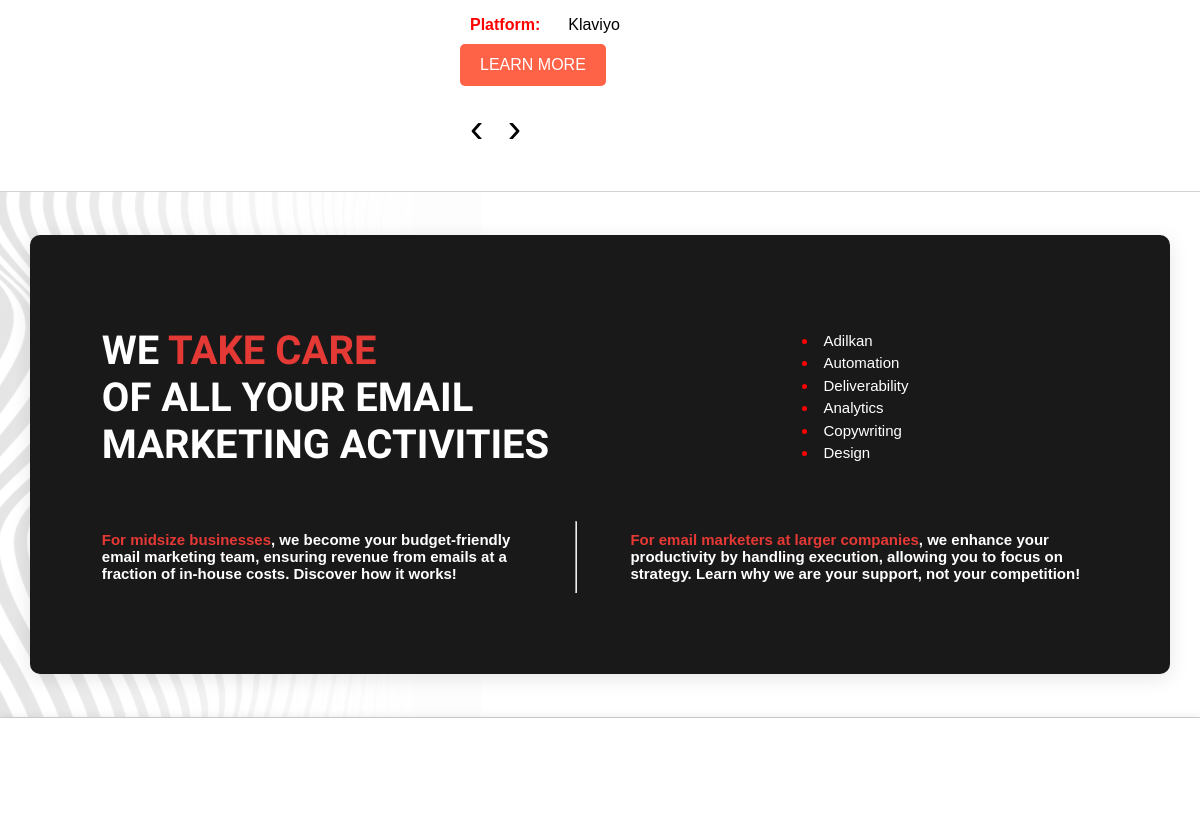
Before: / (middle part) with the older database file.
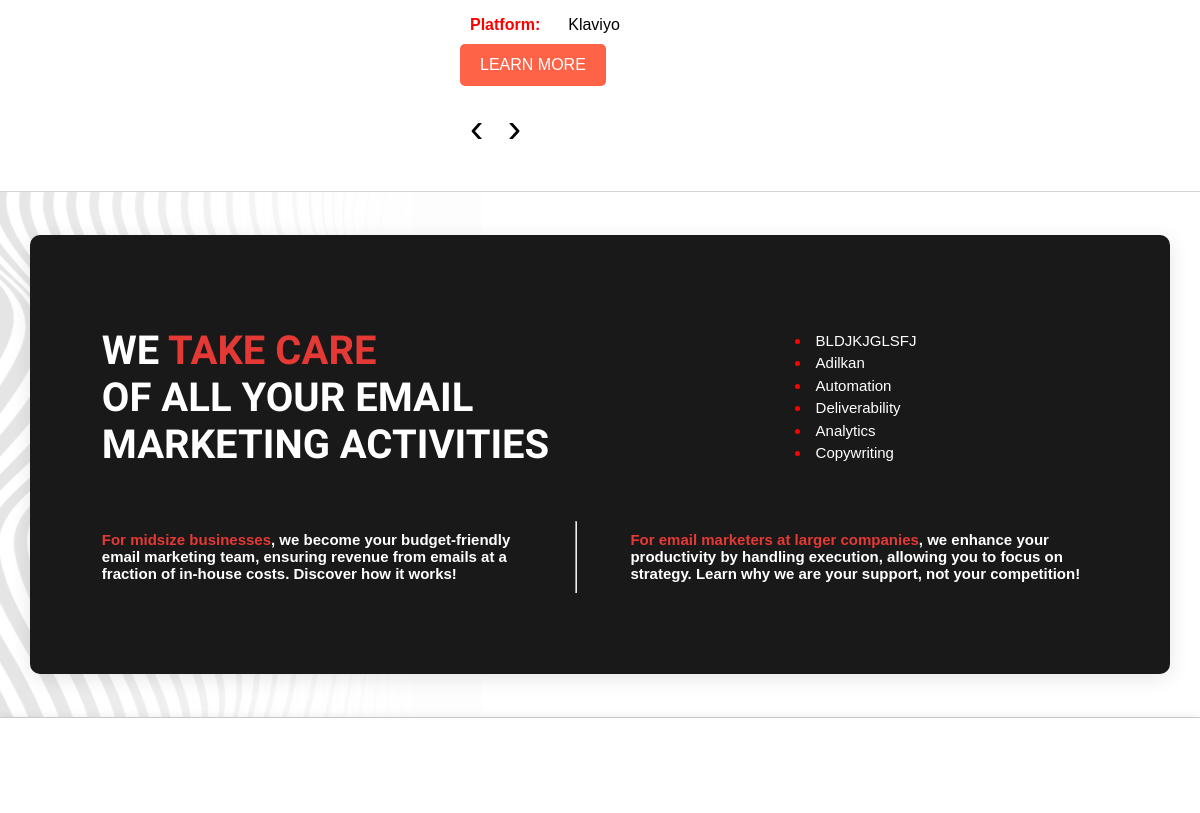
After: the same page with the newer database file.
### dynamic/models.py (models this page shows, shortened)
class TakeCare(models.Model):
    take_care = models.CharField(max_length=15)

### dynamic/views.py (the view)
# urls.py: path('', views.manifold)
def manifold(request):
    logo = Logotype.objects.last()
    testimonials = Testimonials.objects.order_by('-id')[:2]
    brands = Brand.objects.order_by('-id')[:6]
    social = SocialMedia.objects.order_by('-id')[:3]
    help_list = HelpList.objects.order_by('-id')[:6]
    care = TakeCare.objects.order_by('-id')[:6]
    card = CardSlider.objects.order_by('-id')[:3]
    if request.method == 'POST':
        email = request.POST.get('email')
        user = Subscribers(email = email)
        user.save()
    return render(request, 'dynamic/footer.html', {'logo':logo, 'testimonials':testimonials, 'brands':brands, 'socials':social, 'help_list':help_list, 'care_list':care, 'cards':card})

### dynamic/templates/dynamic/footer.html (shortened to what this page needs)
<!DOCTYPE html>
{% load static %}
<html lang="en">
<head>
    <link rel="stylesheet" href="{% static "dynamic/css/main.css" %}">
    <link rel="stylesheet" href="{% static "dynamic/css/cards.css" %}">
    <link rel="stylesheet" href="{% static "dynamic/css/testimonoals.css" %}">
    <link rel="stylesheet" href="{% static "dynamic/css/footer.css" %}">
</head>
<body>
    <div class="card-page-section" id='Services'>
        <div class="content">
            <table>
                <tr class="underline">
                    <td class="label">Product:</td>
                    <td class="value">Handmade gifts from Israel</td>
                </tr>
                <tr class="underline">
                    <td class="label">Platform:</td>
                    <td class="value">Klaviyo</td>
                </tr>
            </table>
            <div>
                <button class="learn-more-btn">LEARN MORE</button>
            </div>
            <div class="navigation">
                <button class="nav-btn left">‹</button>
                <button class="nav-btn right">›</button>
            </div>
        </div>
    </div>
    <div class="border-line-2"></div>
    <div class="content-page-4" id='Portfolio'>
        <div class="content-banner-4">
            <div class="subscription-box-b4">
                <div class="left-b4">
                    <h1 class="title-b4" id="title-b4">WE <span class="highlight"> TAKE CARE</span><br>OF ALL YOUR EMAIL <br>MARKETING ACTIVITIES</h1>
                </div>
                <div class="right-b4">
                    {% for care in care_list %}
                        <li>{{ care.take_care }}</li>
                    {% endfor %}
                </div>
            </div>
            <div class="bottom">
                <h4>
                    <span class="highlight">For midsize businesses</span>, we become your budget-friendly email marketing team, ensuring revenue from emails at a fraction of in-house costs. Discover how it works!
                </h4>
                <hr>
                <h4>
                    <span class="highlight">For email marketers at larger companies</span>, we enhance your productivity by handling execution, allowing you to focus on strategy. Learn why we are your support, not your competition!
                </h4>
            </div>
        </div>
    </div>
    <div class="testimonials-container" id='Blog'>
    </div>
</body>
</html>

Changed rows visible on the page:
no longer on this page (row unchanged): TakeCare: take_care "Design"
added TakeCare: take_care "BLDJKJGLSFJ"
